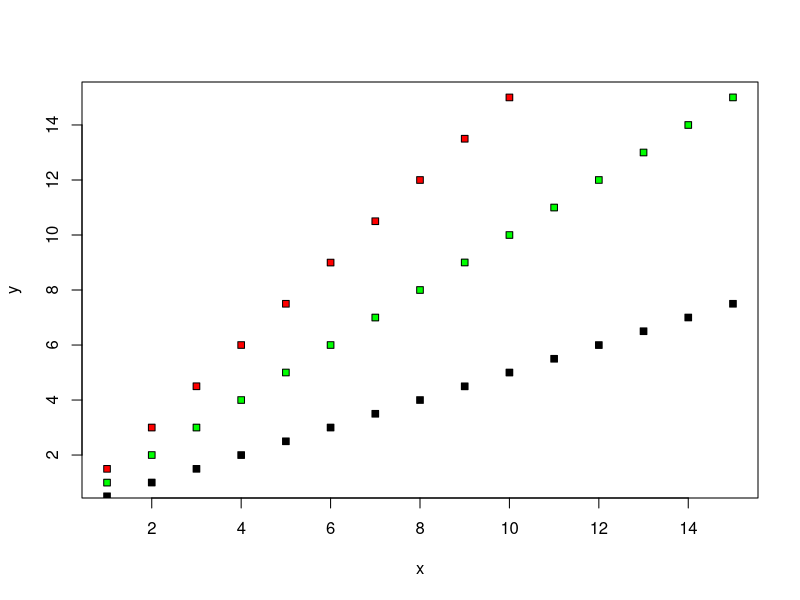

The R source for this figure:
# Example of coefficients in ANCOVA
n <- 15
x <- 1:n
y <- x * 1 + rnorm(n, 0, .001)
y2 <- x * .5+ rnorm(n, 0, .001)
y3 <- x * 1.5+ rnorm(n, 0, .001)
plot(x,y, pch=22,bg="green")
 points(x,y2, pch=22, bg="black")
 points(x,y3, pch=22, bg = 'red')

 x=rep(x,3)
 y=c(y,y2,y3)
 gp=gl(3,n) 
 
 mydat <- data.frame(x = x, y = y, gp = gp)

 fit <- lm(y~x*gp, data = mydat)  
 coef(fit)
 c(coef(fit)[1]+coef(fit)[3], coef(fit)[2]+coef(fit)[5])
 c(coef(fit)[1]+coef(fit)[4], coef(fit)[2]+coef(fit)[6])  
 
 by(mydat,gp, function(x) lm(y~x, data = x))